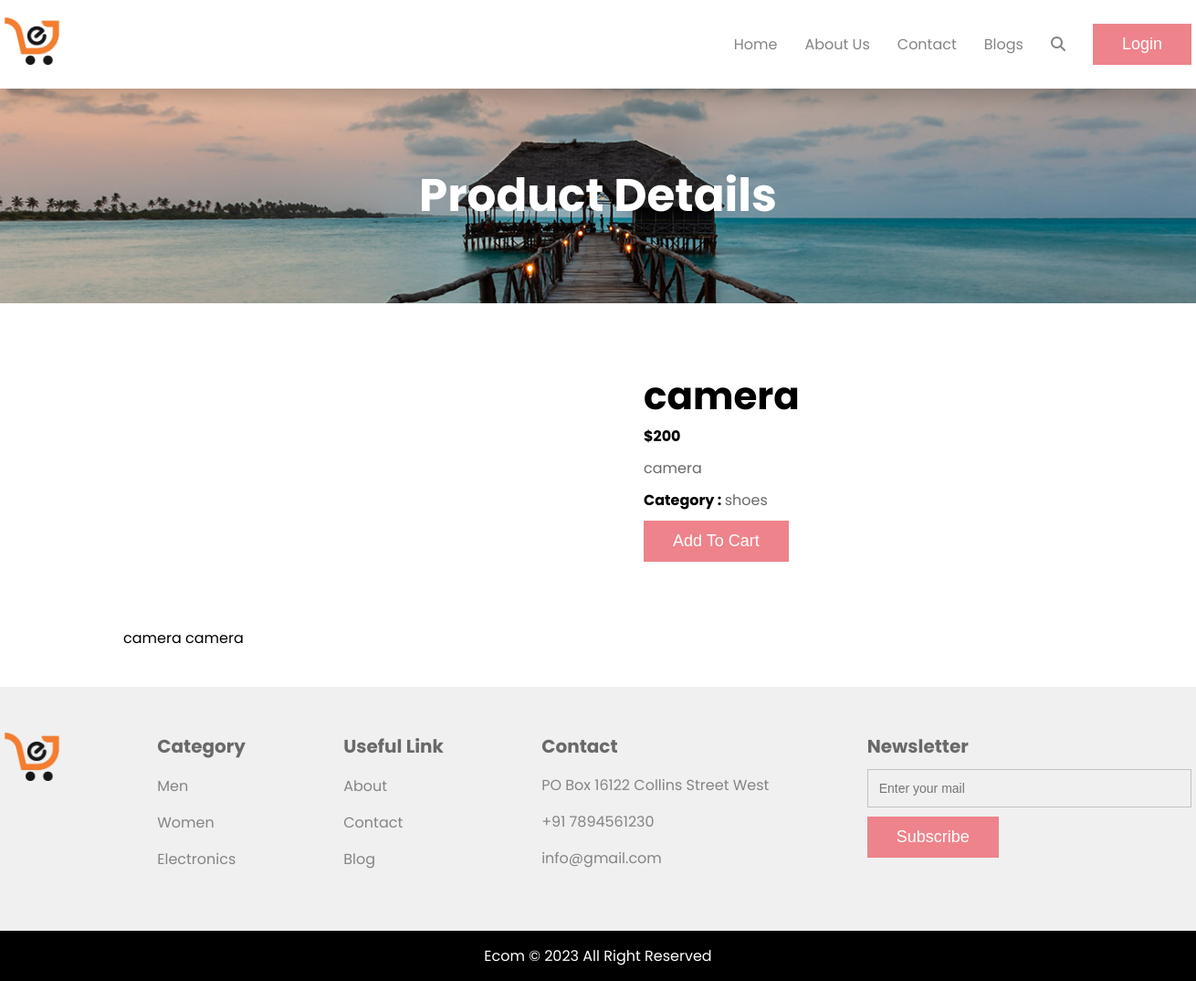
Page /site/products/details.php?id=1 on the committed database.
### tables this page shows
CREATE TABLE `product` (
  `id` int(11) NOT NULL,
  `name` varchar(255) NOT NULL,
  `price` varchar(10) NOT NULL,
  `description` text NOT NULL,
  `long_description` text NOT NULL,
  `img` text NOT NULL,
  `category` int(11) NOT NULL,
  `created_at` datetime NOT NULL DEFAULT current_timestamp()
);

CREATE TABLE `category` (
  `id` int(11) NOT NULL,
  `name` varchar(255) NOT NULL,
  `image` text NOT NULL,
  `created_at` datetime NOT NULL DEFAULT current_timestamp()
);

### config/constants.php (called while the page is built, shortened)
<?php
$base_url = 'http://localhost/major-project/';
$site_url = $base_url . 'site/';

### site/products/details.php (the view, shortened to what this page needs)
<?php
include(__DIR__ . '/../layout/header.php');
$id = $_GET['id'];
$sql = " SELECT *,product.name as pro_name,product.id as pro_id FROM product JOIN category ON product.category = category.id WHERE product.id =$id";
$result = mysqli_query($con, $sql);
$pro_data = $result->fetch_assoc();
?>
<section class="page-banner-section">
      <div class="container">
            <div class="page-banner-content">
                  <h1>Product Details</h1>
            </div>
      </div>
</section>
<section class="pro-details">
      <div class="container">
            <div class="pro-details-block">
                  <div class="pro-details-left">
                  </div>
                  <div class="pro-details-right">
                        <h2 class="tesxt-grey"><?php echo $pro_data['pro_name']; ?></h2>
                        <p><b>$<?php echo $pro_data['price']; ?></b></p>
                        <p class="my-10 text-grey">
                              <?php echo $pro_data['description']; ?>
                        </p>
                        <p class="my-10"><b>Category : </b> <span class="text-grey"> <?php echo $pro_data['name'] ?></span></p>
                        <a href="<?php echo $site_url ?>action/cart-add.php?id=<?php echo $pro_data['pro_id'] ?>"><button class="primary-button">Add To Cart</button></a>
                  </div>
            </div>
            <div class="pro-details-desc">
                  <p class="my-10">
                        <?php echo $pro_data['long_description']; ?>
                  </p>
            </div>
      </div>
</section>
<?php
include(__DIR__ . '/../layout/footer.php');
?>

### site/assets/css/style.css (style rules this page uses)
body { margin: 0; font-family: "Poppins", sans-serif; }
.container { width: 1300px; margin: auto; }
h1, h2, h3, h4, h5, h6, p { margin: 0; }
h1 { font-size: 50px; }
h2 { font-size: 42px; }
p { font-size: 16px; }
a { text-decoration: none; color: #848484; }
.text-grey { color: #696969; }
.my-10 { margin: 10px 0; }
.primary-button { color: #fff; background: #ee838b; padding: 10px 30px; cursor: pointer; font-size: 18px; border: none; transition: 0.5s; border: 2px solid #ee838b; }
.page-banner-section { background: url(../img/page-banner.jpg); width: 100%; background-size: cover; background-position: center; position: relative; padding: 80px 0; }
.page-banner-content { text-align: center; color: #fff; }
.pro-details-block { margin: 70px 0; display: flex; justify-content: space-between; gap: 100px; }
.pro-details-left { width: 50%; text-align: center; }
.pro-details-right { width: 50%; }
.pro-details-desc { width: 80%; margin: 40px auto; line-height: 1.7; }

### rows in the picture
product: name "camera", price "200", description "camera", category.name "shoes", long_description "camera camera"
